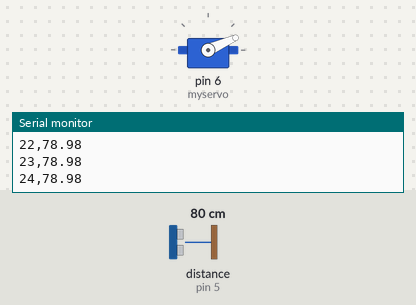
Recording of a sketch running on a simulated Arduino Uno, built with avr-gcc and run on an emulated ATmega328P. Parts: servo, the last lines printed to the serial monitor. Wiring (inferred from the names in the program): ultrasonic range finder: trigger pin 4; echo pin 5. The test bench sets the inputs (shaded band); at power-on: distance to the obstacle (sensor on pin 5) 80 cm. The echo pulse lasts 58.3 µs per cm.

Above: at 1.29 s.
1.3 s: distance to the obstacle (sensor on pin 5) set to 2 cm
At 2.11 s:
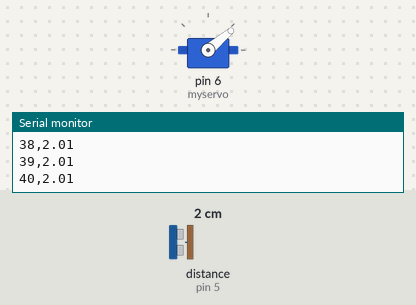
4.3 s: distance to the obstacle (sensor on pin 5) set to 35 cm
At 4.47 s:
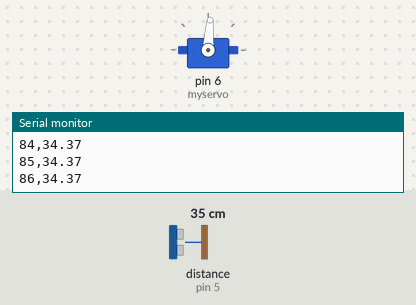
10.3 s: distance to the obstacle (sensor on pin 5) set to 250 cm
At 10.32 s:
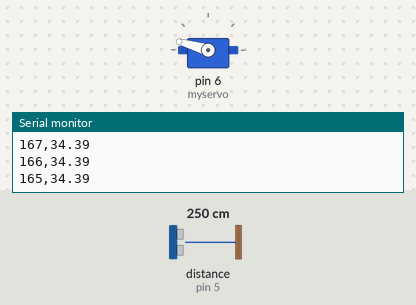
Timing chart, 0 to 19.3 s (numbered marks = the images above; inputs shaded):
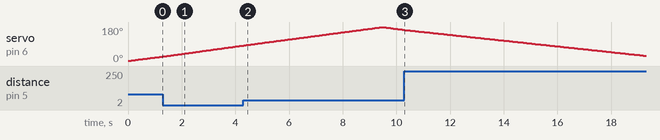

The sketch:

Code_03_500923949_ChengHao_Kao_LAB4.ino
```cpp
#include<Servo.h>

Servo myservo;

#define echoPin 5
#define trigPin 4

float duration;
float distance_cm;
int pos = 0;

void setup()
{
  Serial.begin(9600);
  Serial.setTimeout(1);
  pinMode(trigPin, OUTPUT);
  pinMode(echoPin, INPUT);
  myservo.attach(6);
  Serial.println("Radar Start");
  //myservo.write(180);
}

void loop()
{
  for (int i = 0; i < 180; i++)
  {
    pos += 1;
    myservo.write(pos);
    digitalWrite(trigPin, LOW);
    delayMicroseconds(2);
    digitalWrite(trigPin, HIGH);
    delayMicroseconds(10);
    digitalWrite(trigPin, LOW);
    duration = pulseIn(echoPin, HIGH);
    distance_cm = duration * 0.034 / 2.0;
    Serial.print(pos);
    Serial.print(",");
    Serial.println(distance_cm);
    delay(50);
  }
  for (int i = 180; i > 0; i--)
  {
    pos -= 1;
    myservo.write(pos);
    digitalWrite(trigPin, LOW);
    delayMicroseconds(2);
    digitalWrite(trigPin, HIGH);
    delayMicroseconds(10);
    digitalWrite(trigPin, LOW);
    duration = pulseIn(echoPin, HIGH);
    distance_cm = duration * 0.034 / 2;
    Serial.print(pos);
    Serial.print(",");
    Serial.println(distance_cm);
    delay(50);
  }
}
```
